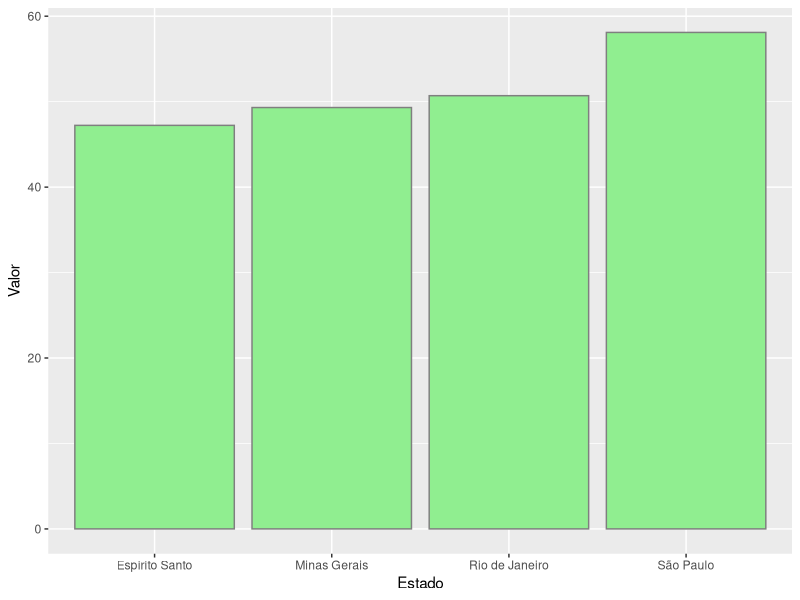

This figure's R source:
setwd("D:/Estudo/Tecnologias/BI/PowerBI/Cap12/R/ini-R")
getwd()

# Carregamento dataset 
vendas <- read.csv("Data/6-Vendas/Vendas.csv", fileEncoding = "windows-1252")

#Resumo do dataset
View(vendas)
str(vendas)
summary(vendas$Valor)
summary(vendas$Custo)

#Media
#?mean
mean(vendas$Valor)
mean(vendas$Custo)

#Média podenrada
#?weighted.mean
weighted.mean(vendas$Valor, w = vendas$Custo)

#Mediana
median(vendas$Valor)
median(vendas$Custo)

#Criando a função que calcula a Moda
moda <- function(v) {
  valor_unico <- unique(v)
  valor_unico[which.max(tabulate(match(v, valor_unico)))]
}


#Obtendo a moda
resultado_valor <- moda(vendas$Valor)
print(resultado_valor)

resultado_custo <- moda(vendas$Custo)
print(resultado_custo)

install.packages("ggplot2")
library(ggplot2)

#cria o grafico
ggplot(vendas) + 
  stat_summary(aes(x = Estado,
                   y = Valor),
               fun = mean,
               geom = "bar",
               fill = "lightgreen",
               col = "grey50") + 
  labs(tittle="Média de Valor por Estado")



